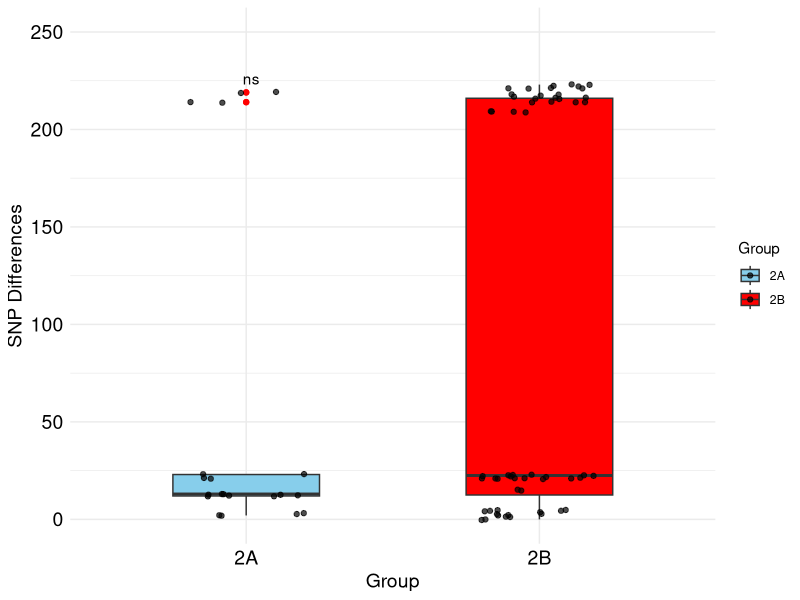

Recreate this plot in R.
## ---- chunk 1
library(ggplot2)
library(ggpubr)
# Read the Excel file
library(readxl)
setwd("/PhD Analysis/Chapter3/")
df <- read_excel("Farm2.xlsx")
# Rename the first column
colnames(df)[1] <- "Isolate_A"
# Convert to long format
library(tidyr)
df_long <- pivot_longer(df, -Isolate_A, names_to = "Isolate_B", values_to = "SNP_Differences")
# Remove self-comparisons
df_long <- df_long[df_long$Isolate_A != df_long$Isolate_B, ]
# Define group mapping
group_mapping <- c("B879"="2A", "B880"="2A", "B882"="2A", "B1460"="2A", "B1461"="2A",
                  "B1588"="2B", "B1589"="2B","B1590"="2B", "B1591"="2B", "B1592"="2B", "B1593"="2B", "B1594"="2B", "B1595"="2B")
# Assign groups
df_long$Group_A <- group_mapping[df_long$Isolate_A]
df_long$Group_B <- group_mapping[df_long$Isolate_B]
# Keep only within-group comparisons
df_long <- df_long[df_long$Group_A == df_long$Group_B, ]
df_long$Group <- df_long$Group_A  # Assign final group
# Create box plot with statistical test

data_TNK24 <- ggplot(df_long, aes(x = Group, y = SNP_Differences, fill = Group)) +
 geom_boxplot(outlier.color = "red", width = 0.5) +
 geom_jitter(width = 0.2, alpha = 0.7) +
 stat_compare_means(method = "wilcox.test", label = "p.signif") +  # Add p-value
 labs(x = "Group", y = "SNP Differences") +
  theme_minimal() +
          coord_cartesian(ylim = c(0,250)) +
 scale_fill_manual(values = c("2A" = "skyblue", "2B" = "red")) +
  theme(axis.title = element_text(size = 14, color = "black"),
        axis.text = element_text(size = 14, color = "black"))

ggsave("boxplotTNK24.jpg", plot=data_TNK24, device="jpeg")
